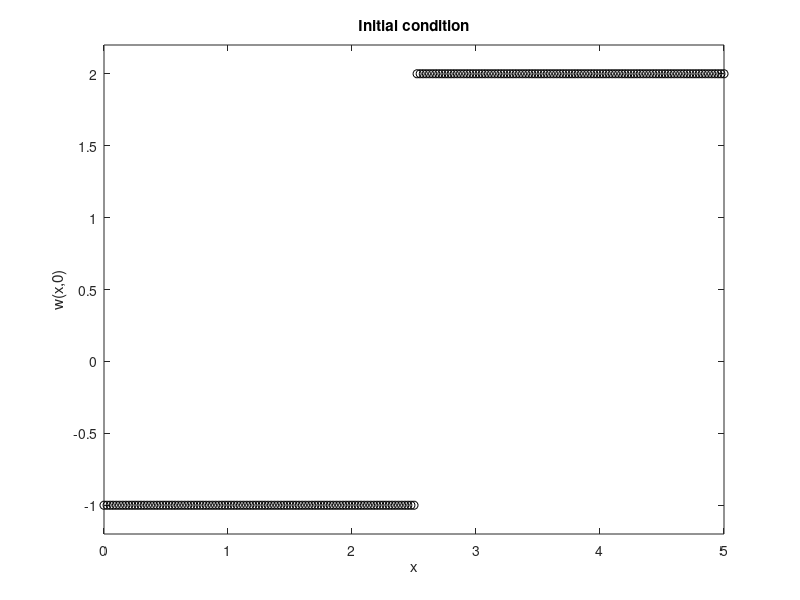

Reproduce this figure in MATLAB. (Note: this script raises an error after producing the figure.)
function BEentropy
%%%%%%%%%%%%%%%%%%%%%%%%%%%%%%%%%%%%%%%%%%%%%%%%%%%%
%
% Finite volume methods for Burgers equation
%
% w + w w =0
% t     x
%
% Domain: [a,b]
%
% Riemann Problem
%
% w0(x)=wl if x<xb=(b+a)/2; else w0(x)=wr
%
% Transmissive boundary conditions
% Deltat is obtained from CFL number
%
% Numerical methods:
% * Godunov
% * Lax Friedrichs
% * Q-scheme van Leer / Roe
% * Q-scheme + Harten regularization
% * Q-scheme + Local Lax Friedrichs regularization
% * Non conservative
%
%%%%%%%%%%%%%%%%%%%%%%%%%%%%%%%%%%%%%%%%%%%%%%%%%%%%
  clear all
  clc
  disp('---------------------------------------------')
  disp('Finite volume methods for Burgers equation')
  disp('---------------------------------------------')
  disp('w + w w =0')
  disp(' t x')
  disp('Domain: [a,b]')
  disp('Transmissive boundary conditions')
  disp('Riemann problem for Burgers equation')
  disp('w0(x)=wl if x<xb=(b+a)/2; else w0(x)=wr')
  disp('Exact solution')
  disp('---------------------------------------------')
  a=0;
  disp(['Lower end of the interval a = ',num2str(a)])
  b=5;
  disp(['Upper end of the interval b = ',num2str(b)])
  m=200;
  disp(['Number of nodes m=', num2str(m)])
  deltax=(b-a)/(m);
  xb=(b+a)/2;
  disp(['Initial location of the discontinuity, xb = '...
	, num2str(b)])
  disp(['deltax =', num2str(deltax)])
  x=[a:deltax:b];
  cfl=0.8;
  disp(['Courant number = ', num2str(cfl)])
				%
  wl=-1;
  wr=2;
				%
				% Deltat from Courant number
  deltat=cfl*deltax/max(abs(wl),abs(wr));
				%
  disp(['Time step from Courant number = ',...
	num2str(deltat)])
  tmax=1;
  disp(['Time end = ', num2str(tmax)])
  mt=tmax/deltat;
  disp('---------------------------------------------')
  disp(['Initial condition:'])
  disp(['w_l= ',num2str(wl)])
  disp(['w_r= ',num2str(wr)])
  disp(['w0(x)=',num2str(wl),' if x<=',num2str(xb)])

  disp(['w0(x)=',num2str(wr),' if x>',num2str(xb)])
				%
  disp('---------------------------------------------')
  if wl>wr
    s=(wl+wr)/2;
    disp(['The speed of the shock from'])
    disp(['the Rankine Hugoniot condition s=',...
	  num2str(s)])
    disp(['The exact solution is an entropy shock'])
    disp(['w(x,t)=',num2str(wl),...
	  ' if (x-',num2str(xb),')/t<=',num2str(s)])
    disp(['w(x,t)=',num2str(wr),...
	  ' if (x-',num2str(xb),')/t>',num2str(s)])
  elseif wl<wr
    s=(wl+wr)/2;
    disp(['The exact solution is a rarefaction wave'])
    disp(['w(x,t)=',num2str(wl),...
	  ' if (x-',num2str(xb),')/t<=',num2str(wl)])
    disp(['w(x,t)= (x-',num2str(xb),')/t',...
	  ' if ',num2str(wl),'<= (x-',num2str(xb),...
	  ')/t<=',num2str(wr)])
    disp(['w(x,t)=',num2str(wr),...
	  ' if (x-',num2str(xb),')/t>',num2str(wr)])
  elseif wl==wr
    disp('The exact solution is')
    disp('a constant solution w(x,t)=wl')
  end
  disp('---------------------------------------------')
  disp(['Numerical methods:'])
  disp([' * Godunov'])
  disp([' * Lax Friedrichs'])
  disp([' * Q-scheme van Leer / Roe'])
  disp([' * Q-scheme with'])
  disp(['Harten regularization (HR)'])
  epshr=0.9;
  disp(['eps for Harten regularization= ',...
	num2str(epshr)])
  disp([' * Q-scheme with'])
  disp(['Local Lax Friedrichs regularization (LLFR)'])
  disp('---------------------------------------------')
				%
				% Plot the initial condition at [a,b]
				%
  for i=1:m+1
    if x(i)<=xb
      w0(i)=wl;
    else
      w0(i)=wr;
    end
  end

				%
  wmin=min(wl,wr)-0.2; %lower limit for the y axi
  wmax=max(wl,wr)+0.2; %upper limit for the y axi
  figure(1)
				%
  plot(x,w0,'ok')
				%
  %plot(xm,zeros(1,m+2),'-')
  axis([a b wmin wmax])
  xlabel('x'); ylabel('w(x,0)');
  title('Initial condition');
  hold off
				%
				% Initialization
				%
  t=0;
			%
  we=w0;%Exact solution
  wagod=w0;% Godunov method
  walxf=w0;% Lax Friedrichs
  waq=w0;% Q-scheme (Roe=van leer for Burgers equation)
  waqhr=w0;% Q-scheme Harten regularization
  waqllfr=w0;% Q-scheme LLF regularization
  wanc=w0;% Non conservative scheme
	  %
  dtdx=deltat/deltax;
				%
  for n=1:mt
				% Godunov method
    wngod=god_btbc(wagod,dtdx,m);
				% Lax Friedrichs scheme
    wnlxf=lxf_btbc(walxf,dtdx,m);
				% Q-scheme
    wnq=qscheme_btbc(waq,dtdx,m);
				% Non conservative scheme
    wnnc=ncon_btbc(wanc,dtdx,m);
				% Q-scheme Harten regularization
    wnqhr=qscheme_hr_btbc(waqhr,dtdx,m,epshr);
				% Q-scheme LLF regularization
    wnqllfr=qscheme_llfr_btbc(waqllfr,dtdx,m);
				%
				% Exact solution
				%
    t=t+deltat;
    we=exact_burgers(x,t,xb,m,wl,wr,s);
				%
				%
    figure(2)
				%
    plot(x,wngod,'-x',x,wnlxf,'-x',x,wnq,'-+',...
	 x,wnnc,'-*',x,wnqhr,'-o',x,wnqllfr,'-d',...
	 x,we,'-ok')

    axis([a b wmin wmax])
    xlabel('x'); ylabel('w(x,t)');
    title(['Burgers equation, t = ',num2str(t)]);
    legend('Godunov','Lax Friedrichs','Q-scheme',...
	   'Non conservative','Q-scheme Harten R.',...
	   'Q-scheme LLF R.','Exact solution',...
	   'Location','NorthOutside')
    pause(1)
				%
    figure(3)
    plot(x,abs(we-wngod),'-x',x,abs(we-wnlxf),'-x',...
	 x,abs(we-wnq),'-+',x,abs(we-wnnc),'-*',...
	 x,abs(we-wnqhr),'-o',x,abs(we-wnqllfr),'-d')
    xlabel('x'); ylabel('|we(x,t)-w(x,t)|');
    axis([a b wmin wmax])
    title(['Burgers equation, t = ',num2str(t)]);
    legend('Error Godunov','Error Lax Friedrichs',...
	   'Error Q-scheme','Error Non conservative',...
	   'Error Q-scheme Harten R.',...
	   'Error Q-scheme LLF R.',...
	   'Location','NorthOutside')
    pause(1)
				% Update
    walxf=wnlxf;
    wagod=wngod;
    waq=wnq;
    waqhr=wnqhr;
    waqllfr=wnqllfr;
    wanc=wnnc;
  end
  disp('---------------------------------------------')
  disp(['Error at time t=',num2str(t)])
  disp(['* Godunov max(|we-wngod|)=..........',...
	num2str( max(abs(we-wngod)) )])
  disp(['* Lax Friedrichs máx|we-wnlxf|=.....',...
	num2str( max(abs(we-wnlxf)) )])
  disp(['* Non conservative max|we-wnnc|=....',...
	num2str( max(abs(we-wnnc)) )])
  disp(['* Q-scheme max|we-wnlxf|=...........',...
	num2str( max(abs(we-wnq))
	       )])
  disp(['* Q-scheme + Harten R. max|we-wnnc|=',...
	num2str( max(abs(we-wnqhr)) )])
  disp(['* Q-scheme + LLF R. max|we-wnqllfr|=',...
	num2str( max(abs(we-wnqllfr)))])
  disp('---------------------------------------------')
  disp('---------------------------------------------' )
